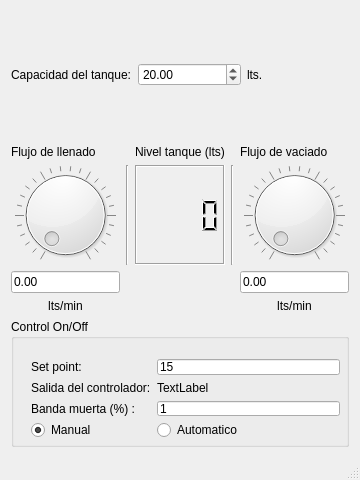
<?xml version="1.0" encoding="UTF-8"?>
<ui version="4.0">
 <class>MainWindow</class>
 <widget class="QMainWindow" name="MainWindow">
  <property name="geometry">
   <rect>
    <x>0</x>
    <y>0</y>
    <width>360</width>
    <height>480</height>
   </rect>
  </property>
  <property name="minimumSize">
   <size>
    <width>360</width>
    <height>480</height>
   </size>
  </property>
  <property name="maximumSize">
   <size>
    <width>360</width>
    <height>500</height>
   </size>
  </property>
  <property name="windowTitle">
   <string>Simulación de un tanque de agua</string>
  </property>
  <widget class="QWidget" name="centralWidget">
   <layout class="QVBoxLayout" name="verticalLayout">
    <item>
     <layout class="QHBoxLayout" name="horizontalLayout">
      <property name="spacing">
       <number>-1</number>
      </property>
      <item>
       <widget class="QLabel" name="label_5">
        <property name="text">
         <string>Capacidad del tanque:</string>
        </property>
       </widget>
      </item>
      <item>
       <widget class="QDoubleSpinBox" name="capacidadTanque">
        <property name="singleStep">
         <double>0.050000000000000</double>
        </property>
        <property name="value">
         <double>20.000000000000000</double>
        </property>
       </widget>
      </item>
      <item>
       <widget class="QLabel" name="label_6">
        <property name="text">
         <string>lts.</string>
        </property>
       </widget>
      </item>
     </layout>
    </item>
    <item>
     <layout class="QGridLayout" name="gridLayout">
      <item row="0" column="0">
       <widget class="QLabel" name="label">
        <property name="text">
         <string>Flujo de llenado</string>
        </property>
       </widget>
      </item>
      <item row="1" column="0">
       <widget class="QDial" name="llaveLlenado">
        <property name="value">
         <number>0</number>
        </property>
        <property name="orientation">
         <enum>Qt::Horizontal</enum>
        </property>
        <property name="wrapping">
         <bool>false</bool>
        </property>
        <property name="notchesVisible">
         <bool>true</bool>
        </property>
       </widget>
      </item>
      <item row="2" column="0">
       <widget class="QLineEdit" name="textboxLlenado">
        <property name="enabled">
         <bool>true</bool>
        </property>
        <property name="text">
         <string>0.00</string>
        </property>
        <property name="readOnly">
         <bool>false</bool>
        </property>
       </widget>
      </item>
      <item row="3" column="0">
       <widget class="QLabel" name="label_2">
        <property name="text">
         <string>lts/min</string>
        </property>
        <property name="alignment">
         <set>Qt::AlignCenter</set>
        </property>
       </widget>
      </item>
      <item row="1" column="4">
       <widget class="QDial" name="llaveVaciado">
        <property name="notchesVisible">
         <bool>true</bool>
        </property>
       </widget>
      </item>
      <item row="0" column="4">
       <widget class="QLabel" name="label_3">
        <property name="text">
         <string>Flujo de vaciado</string>
        </property>
       </widget>
      </item>
      <item row="2" column="4">
       <widget class="QLineEdit" name="textboxVaciado">
        <property name="enabled">
         <bool>true</bool>
        </property>
        <property name="text">
         <string>0.00</string>
        </property>
        <property name="readOnly">
         <bool>false</bool>
        </property>
       </widget>
      </item>
      <item row="3" column="4">
       <widget class="QLabel" name="label_4">
        <property name="text">
         <string>lts/min</string>
        </property>
        <property name="alignment">
         <set>Qt::AlignCenter</set>
        </property>
       </widget>
      </item>
      <item row="1" column="2">
       <widget class="QLCDNumber" name="nivelActualTanque">
        <property name="frameShape">
         <enum>QFrame::Box</enum>
        </property>
        <property name="frameShadow">
         <enum>QFrame::Sunken</enum>
        </property>
        <property name="smallDecimalPoint">
         <bool>true</bool>
        </property>
        <property name="numDigits">
         <number>4</number>
        </property>
        <property name="digitCount">
         <number>4</number>
        </property>
        <property name="segmentStyle">
         <enum>QLCDNumber::Filled</enum>
        </property>
        <property name="value" stdset="0">
         <double>0.000000000000000</double>
        </property>
        <property name="intValue" stdset="0">
         <number>0</number>
        </property>
       </widget>
      </item>
      <item row="0" column="2">
       <widget class="QLabel" name="label_7">
        <property name="text">
         <string>Nivel tanque (lts)</string>
        </property>
       </widget>
      </item>
      <item row="1" column="1">
       <widget class="Line" name="line">
        <property name="orientation">
         <enum>Qt::Vertical</enum>
        </property>
       </widget>
      </item>
      <item row="1" column="3">
       <widget class="Line" name="line_2">
        <property name="orientation">
         <enum>Qt::Vertical</enum>
        </property>
       </widget>
      </item>
     </layout>
    </item>
    <item>
     <widget class="QGroupBox" name="groupBox">
      <property name="title">
       <string>Control On/Off</string>
      </property>
      <widget class="QWidget" name="gridLayoutWidget">
       <property name="geometry">
        <rect>
         <x>9</x>
         <y>29</y>
         <width>331</width>
         <height>101</height>
        </rect>
       </property>
       <layout class="QGridLayout" name="gridLayout_2">
        <item row="0" column="1">
         <widget class="QLineEdit" name="setPoint_lineedit">
          <property name="text">
           <string>15</string>
          </property>
         </widget>
        </item>
        <item row="0" column="0">
         <widget class="QLabel" name="label_8">
          <property name="text">
           <string>Set point:</string>
          </property>
         </widget>
        </item>
        <item row="1" column="0">
         <widget class="QLabel" name="label_9">
          <property name="text">
           <string>Salida del controlador:</string>
          </property>
         </widget>
        </item>
        <item row="1" column="1">
         <widget class="QLabel" name="etq_salidacontrolador">
          <property name="text">
           <string>TextLabel</string>
          </property>
         </widget>
        </item>
        <item row="2" column="0">
         <widget class="QLabel" name="label_11">
          <property name="text">
           <string>Banda muerta (%) :</string>
          </property>
         </widget>
        </item>
        <item row="2" column="1">
         <widget class="QLineEdit" name="bandaMuerta_lineedit">
          <property name="text">
           <string>1</string>
          </property>
         </widget>
        </item>
        <item row="3" column="0">
         <widget class="QRadioButton" name="radioButton">
          <property name="text">
           <string>Manual</string>
          </property>
          <property name="checked">
           <bool>true</bool>
          </property>
         </widget>
        </item>
        <item row="3" column="1">
         <widget class="QRadioButton" name="radioButton_2">
          <property name="text">
           <string>Automatico</string>
          </property>
         </widget>
        </item>
       </layout>
      </widget>
     </widget>
    </item>
   </layout>
  </widget>
  <widget class="QStatusBar" name="statusBar"/>
 </widget>
 <layoutdefault spacing="6" margin="11"/>
 <resources/>
 <connections/>
</ui>
